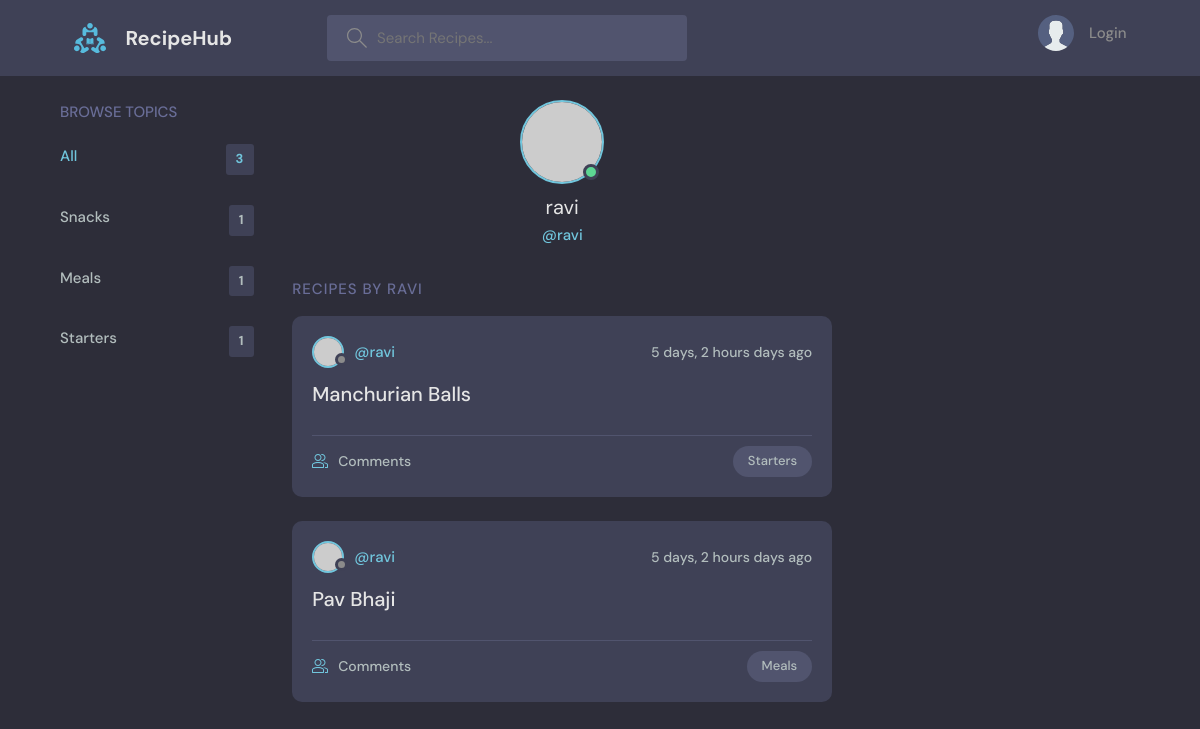
Page /profile/1/ on the committed database.
### base/models.py (models this page shows, shortened)
class Topic(models.Model):
    name = models.CharField(max_length=200)

class Recipe(models.Model):
    host = models.ForeignKey(User, on_delete=models.SET_NULL, null=True)
    topic = models.ForeignKey(Topic, on_delete=models.SET_NULL, null=True)
    name = models.CharField(max_length=200)
    description = models.TextField(null=True, blank=True)
    updated = models.DateTimeField(auto_now=True)
    created = models.DateTimeField(auto_now_add=True)
    class Meta:
        ordering = ['-updated', '-created']

### base/views.py (the view)
# urls.py: path('profile/<str:pk>/', views.userProfile, name="user-profile"),
def userProfile(request, pk):
    user = User.objects.get(id=pk)
    recipes = user.recipe_set.all()
    topics = Topic.objects.all()
    context = {'user': user, 'recipes': recipes, 'topics': topics}
    return render(request, 'profile.html', context)

### templates/profile.html (shortened to what this page needs)
{% extends 'main.html' %}
{% block content %}
  <main class="profile-page layout layout--3">
    <div class="container">
      {% include 'topics_component.html' %}
      <div class="roomList">
        <div class="profile">
          <div class="profile__avatar">
            <div class="avatar avatar--large active">
              <img src="https://randomuser.me/api/portraits/men/11.jpg" />
            </div>
          </div>
          <div class="profile__info">
            <h3>{{user.username}}</h3>
            <p>@{{user.username}}</p>
          </div>
        </div>
        <div class="roomList__header">
          <div>
            <h2>Recipes by {{user.username}}</h2>
          </div>
        </div>
        {% include 'feed_component.html' %}
      </div>
    </div>
  </main>
{% endblock content %}

### templates/main.html (shortened to what this page needs)
<!DOCTYPE html>
{% load static %}
<html lang="en">
  <head>
    <link rel="stylesheet" href="{% static 'styles/style.css' %}" />
  </head>
  <body>
    {% include 'navbar.html' %}
    {% block content %}
    {% endblock %}
  </body>
</html>

### templates/navbar.html (shortened to what this page needs)
{% load static %}
<header class="header header--loggedIn">
      <div class="container">
        <a href="{% url 'home' %}" class="header__logo">
          <img src="{% static 'images/logo.svg' %}" />
          <h1>RecipeHub</h1>
        </a>
        <form class="header__search" method="GET" action="{% url 'home' %}">
          <label>
            <input name="q" placeholder="Search Recipes..." />
          </label>
        </form>
        <nav class="header__menu">
          {% if request.user.is_authenticated %}
          <div class="header__user">
            <a href="{% url 'user-profile' request.user.id %}">
              <div class="avatar avatar--medium active">
                <img src="https://randomuser.me/api/portraits/men/37.jpg" />
              </div>
              <p>{{request.user.username}}</p>
            </a>
            <button class="dropdown-button">
              <svg version="1.1" xmlns="http://www.w3.org/2000/svg" width="32" height="32" viewBox="0 0 32 32">
                <title>chevron-down</title>
                <path d="M16 21l-13-13h-3l16 16 16-16h-3l-13 13z"></path>
              </svg>
            </button>
          </div>
          {% else %}
          <a href="{% url 'login' %}">
            <img src="{% static 'images/avatar.svg' %}">
            <p>Login</p>
          </a>
          {% endif %}
        </nav>
      </div>
    </header>

### templates/topics_component.html
<div class="topics">
    <div class="topics__header">
        <h2>Browse Topics</h2>
    </div>
    <ul class="topics__list">
        <li>
            <a href="{% url 'home' %}" class="active">All <span>{{topics.count}}</span></a>
        </li>
        {% for topic in topics %}
        <li>
            <a href="{% url 'home' %}?q={{topic.name}}">{{topic.name}} <span>{{topic.recipe_set.all.count}}</span></a>
        </li>
        {% endfor %}
    </ul>
</div>

### templates/feed_component.html (shortened to what this page needs)
{% for recipe in recipes %}
    <div class="roomListRoom">
        <div class="roomListRoom__header">
            <a href="{% url 'user-profile' recipe.host.id %}" class="roomListRoom__author">
                <div class="avatar avatar--small">
                    <img src="https://randomuser.me/api/portraits/women/11.jpg" />
                </div>
                <span>@{{recipe.host.username}}</span>
            </a>
            <div class="roomListRoom__actions">
                <span>{{recipe.created|timesince}} days ago</span>
            </div>
        </div>
        <div class="roomListRoom__content">
            <a href="{% url 'recipe' recipe.id %}">{{recipe.name}}</a>
        </div>
        <div class="roomListRoom__meta">
            <a href="{% url 'recipe' recipe.id %}" class="roomListRoom__joined">
                Comments
            </a>
            <p class="roomListRoom__topic">{{recipe.topic.name}}</p>
        </div>
    </div>
{% endfor %}

### rows in the picture
Topic: name "Snacks", recipe_set.all.count "1"
Topic: name "Meals", recipe_set.all.count "1"
Topic: name "Starters", recipe_set.all.count "1"
Recipe: host.username "ravi", created "5 days, 2 hours", name "Manchurian Balls", topic.name "Starters"
Recipe: host.username "ravi", created "5 days, 2 hours", name "Pav Bhaji", topic.name "Meals"

### other values in the picture
{{ topics.count }} "3"
{{ user.username }} "ravi"
{{ user.username }} "RAVI"
